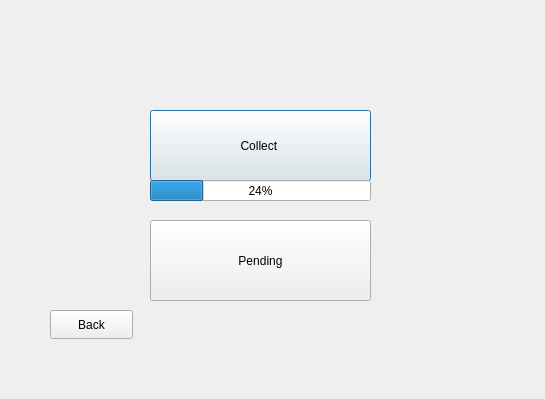
<?xml version="1.0" encoding="UTF-8"?>
<ui version="4.0">
 <class>nonbioupdate</class>
 <widget class="QDialog" name="nonbioupdate">
  <property name="geometry">
   <rect>
    <x>0</x>
    <y>0</y>
    <width>545</width>
    <height>399</height>
   </rect>
  </property>
  <property name="windowTitle">
   <string>Dialog</string>
  </property>
  <widget class="QPushButton" name="nonUpdateButton">
   <property name="geometry">
    <rect>
     <x>150</x>
     <y>110</y>
     <width>221</width>
     <height>71</height>
    </rect>
   </property>
   <property name="text">
    <string>Collect </string>
   </property>
  </widget>
  <widget class="QProgressBar" name="progressBar">
   <property name="geometry">
    <rect>
     <x>150</x>
     <y>180</y>
     <width>221</width>
     <height>21</height>
    </rect>
   </property>
   <property name="value">
    <number>24</number>
   </property>
  </widget>
  <widget class="QPushButton" name="nonPendingButton">
   <property name="geometry">
    <rect>
     <x>150</x>
     <y>220</y>
     <width>221</width>
     <height>81</height>
    </rect>
   </property>
   <property name="text">
    <string>Pending</string>
   </property>
  </widget>
  <widget class="QPushButton" name="nonBackButton">
   <property name="geometry">
    <rect>
     <x>50</x>
     <y>310</y>
     <width>83</width>
     <height>29</height>
    </rect>
   </property>
   <property name="text">
    <string>Back</string>
   </property>
  </widget>
 </widget>
 <resources/>
 <connections/>
</ui>
